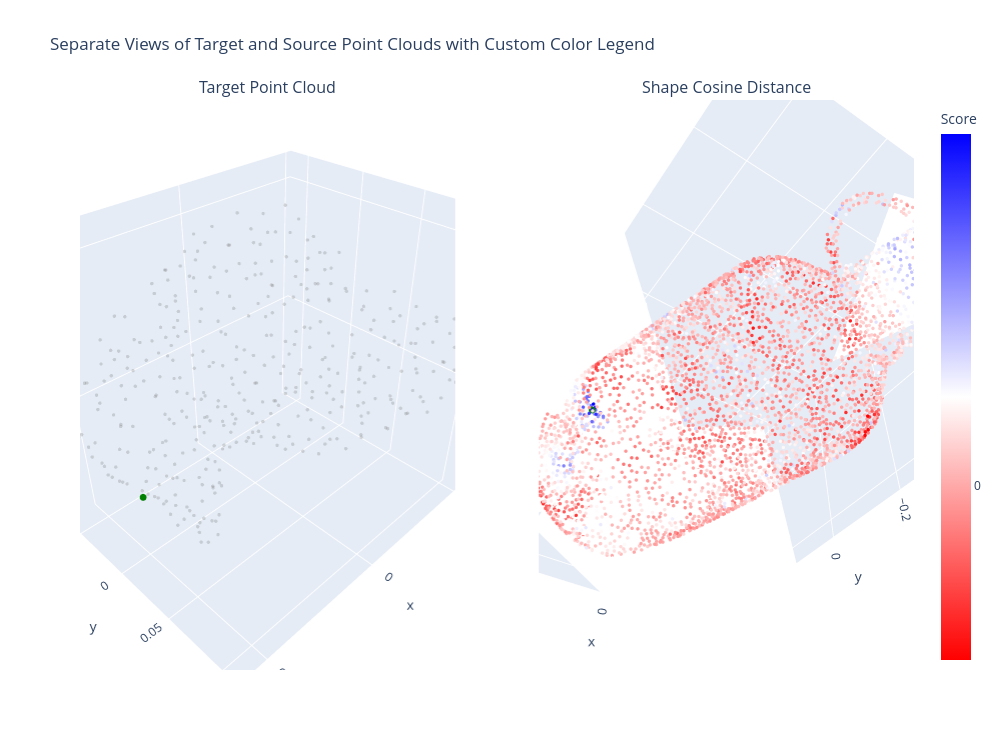

Notebook code for this chart:
### Code cell
selected_shape_scores = shape_shape_scores[0, :, random_t].numpy()
shape_color_scale = (selected_shape_scores + 1) / 2
custom_colorscale = [[0, 'red'], [0.5, 'white'], [1, 'blue']]

# Create a subplot figure with two plots side by side
fig = sp.make_subplots(rows=1, cols=2, subplot_titles=("Target Point Cloud", "Shape Cosine Distance"),
                       specs=[[{'type': 'scatter3d'}, {'type': 'scatter3d'}]])

# Plot target point cloud (trg_pcd) in semi-transparent blue in the first subplot
fig.add_trace(go.Scatter3d(
    x=ours_dict['trg_pcd'][:, 0].numpy(),
    y=ours_dict['trg_pcd'][:, 1].numpy(),
    z=ours_dict['trg_pcd'][:, 2].numpy(),
    mode='markers',
    marker=dict(size=2, color='gray', opacity=0.3),
    name="Target Point Cloud"
), row=1, col=1)

# Highlight selected target point in opaque green in the first subplot
fig.add_trace(go.Scatter3d(
    x=[selected_trg_point[0].item()],
    y=[selected_trg_point[1].item()],
    z=[selected_trg_point[2].item()],
    mode='markers',
    marker=dict(size=4, color='green', opacity=1.0),
    name="Selected Target Point"
), row=1, col=1)

# Highlight selected target point in opaque green in the first subplot
fig.add_trace(go.Scatter3d(
    x=[selected_src_point[0].item()],
    y=[selected_src_point[1].item()],
    z=[selected_src_point[2].item()],
    mode='markers',
    marker=dict(size=4, color='green', opacity=1.0),
    name="Selected Source Point"
), row=1, col=2)

# Plot source point cloud (src_pcd) with interpolated color based on scores in the second subplot
fig.add_trace(go.Scatter3d(
    x=ours_dict['src_pcd'][:, 0].numpy(),
    y=ours_dict['src_pcd'][:, 1].numpy(),
    z=ours_dict['src_pcd'][:, 2].numpy(),
    mode='markers',
    marker=dict(size=2, color=shape_color_scale, colorscale=custom_colorscale, 
                colorbar=dict(title="Score", tickvals=[0, 0.5, 1], ticktext=['-1', '0', '1'])),
    name="Source Point Cloud (Interpolated Scores)"
), row=1, col=2)

# Set layout for better visualization
fig.update_layout(title="Separate Views of Target and Source Point Clouds with Custom Color Legend", showlegend=False)

# Resize layout and show
fig.update_layout(width=1000, height=750)
fig.show()

### Figure 1 — Plotly figure (JSON) as saved in the notebook; plotly's stock layout.template omitted (floating-point values rounded to 4 significant figures; data arrays with more than 128 entries replaced by an {"elided": "..."} marker saying what was removed)
{"data": [{"marker": {"color": "gray", "opacity": 0.3, "size": 2}, "mode": "markers", "name": "Target Point Cloud", "scene": "scene", "type": "scatter3d", "x": {"elided": "380 float values"}, "y": {"elided": "380 float values"}, "z": {"elided": "380 float values"}}, {"marker": {"color": "green", "opacity": 1, "size": 4}, "mode": "markers", "name": "Selected Target Point", "scene": "scene", "type": "scatter3d", "x": [0.104], "y": [0.007641], "z": [0.965]}, {"marker": {"color": "green", "opacity": 1, "size": 4}, "mode": "markers", "name": "Selected Source Point", "scene": "scene2", "type": "scatter3d", "x": [-0.2156], "y": [0.1891], "z": [0.005446]}, {"marker": {"color": {"elided": "4619 float values"}, "colorbar": {"ticktext": ["-1", "0", "1"], "tickvals": [0, 0.5, 1], "title": {"text": "Score"}}, "colorscale": [[0, "red"], [0.5, "white"], [1, "blue"]], "size": 2}, "mode": "markers", "name": "Source Point Cloud (Interpolated Scores)", "scene": "scene2", "type": "scatter3d", "x": {"elided": "4619 float values"}, "y": {"elided": "4619 float values"}, "z": {"elided": "4619 float values"}}], "layout": {"annotations": [{"font": {"size": 16}, "showarrow": false, "text": "Target Point Cloud", "x": 0.225, "xanchor": "center", "xref": "paper", "y": 1, "yanchor": "bottom", "yref": "paper"}, {"font": {"size": 16}, "showarrow": false, "text": "Shape Cosine Distance", "x": 0.775, "xanchor": "center", "xref": "paper", "y": 1, "yanchor": "bottom", "yref": "paper"}], "height": 750, "scene": {"aspectmode": "auto", "aspectratio": {"x": 1.101, "y": 0.8704, "z": 1.043}, "domain": {"x": [0, 0.45], "y": [0, 1]}}, "scene2": {"aspectmode": "auto", "aspectratio": {"x": 0.9046, "y": 1.575, "z": 0.7019}, "camera": {"center": {"x": 0, "y": 0, "z": 0}, "eye": {"x": -0.8482, "y": -1.26, "z": -1.543}, "projection": {"type": "perspective"}, "up": {"x": 0, "y": 0, "z": 1}}, "domain": {"x": [0.55, 1], "y": [0, 1]}}, "showlegend": false, "title": {"text": "Separate Views of Target and Source Point Clouds with Custom Color Legend"}, "width": 1000}}
